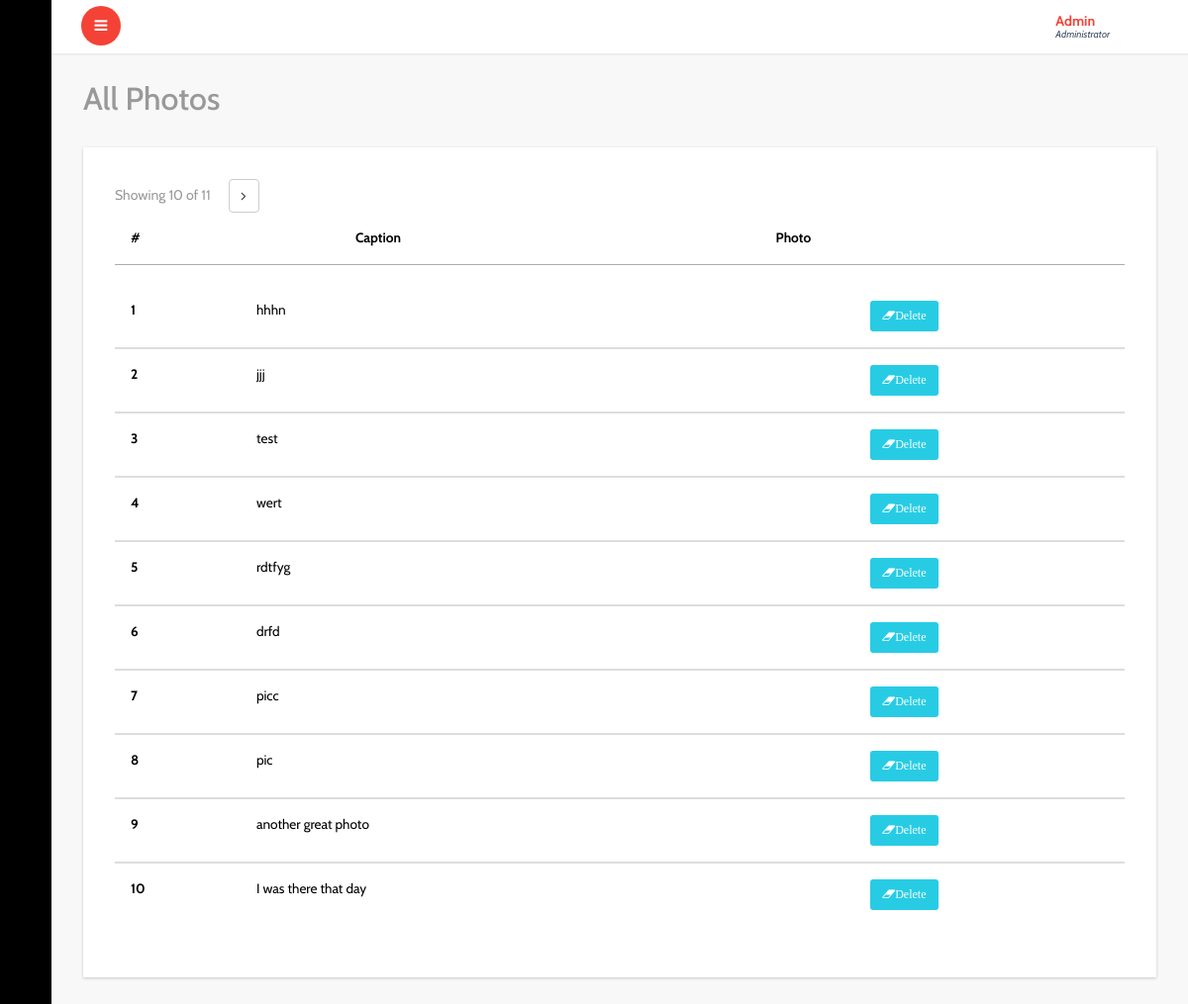
The page /admin/all-photos.php (signed in) on the database its author committed.
### tables this page shows
CREATE TABLE `gallery` (
  `id` int(11) NOT NULL,
  `caption` varchar(225) NOT NULL,
  `file` varchar(255) NOT NULL
);

### idiorm.php (called while the page is built, shortened)
<?php
    class ORM implements ArrayAccess {
        protected static $_default_config = array(
            'connection_string' => 'sqlite::memory:',
            'id_column' => 'id',
            'id_column_overrides' => array(),
            'error_mode' => PDO::ERRMODE_EXCEPTION,
            'username' => null,
            'password' => null,
            'driver_options' => null,
            'identifier_quote_character' => null,
            'limit_clause_style' => null,
            'logging' => false,
            'logger' => null,
            'caching' => false,
            'caching_auto_clear' => false,
            'return_result_sets' => false,
        );
        protected static $_config = array();
        protected static $_db = array();
        protected static $_last_statement = null;
        protected $_connection_name;
        protected $_table_name;
        protected $_values = array();
        protected $_result_columns = array('*');
        protected $_join_sources = array();
        protected $_order_by = array();
        protected $_group_by = array();
        public static function configure($key, $value = null, $connection_name = self::DEFAULT_CONNECTION) {
            if (is_array($key)) {
                foreach ($key as $conf_key => $conf_value) {
                    self::configure($conf_key, $conf_value, $connection_name);
                }
            } else {
                if (is_null($value)) {
                    $value = $key;
                    $key = 'connection_string';
                }
                self::$_config[$connection_name][$key] = $value;
            }
        }
        public static function for_table($table_name, $connection_name = self::DEFAULT_CONNECTION) {
            return new self($table_name, array(), $connection_name);
        }
        protected static function _setup_db_config($connection_name) {
            if (!array_key_exists($connection_name, self::$_config)) {
                self::$_config[$connection_name] = self::$_default_config;
            }
        }
        public static function set_db($db, $connection_name = self::DEFAULT_CONNECTION) {
            self::$_db[$connection_name] = $db;
        }
        protected static function _setup_identifier_quote_character($connection_name) {
            if (is_null(self::$_config[$connection_name]['identifier_quote_character'])) {
                self::$_config[$connection_name]['identifier_quote_character'] =
                    self::_detect_identifier_quote_character($connection_name);
            }
        }
        public static function _setup_limit_clause_style($connection_name) {
            if (is_null(self::$_config[$connection_name]['limit_clause_style'])) {
                self::$_config[$connection_name]['limit_clause_style'] =
                    self::_detect_limit_clause_style($connection_name);
            }
        }
        protected static function _detect_identifier_quote_character($connection_name) {
            switch(self::get_db($connection_name)->getAttribute(PDO::ATTR_DRIVER_NAME)) {
                case 'mysql':
                case 'sqlite':
                case 'sqlite2':
                default:
                    return '`';
            }
        }
        protected static function _detect_limit_clause_style($connection_name) {
            switch(self::get_db($connection_name)->getAttribute(PDO::ATTR_DRIVER_NAME)) {
                default:
                    return ORM::LIMIT_STYLE_LIMIT;
            }
        }
        public static function get_db($connection_name = self::DEFAULT_CONNECTION) {
            return self::$_db[$connection_name];
        }
        public static function get_last_statement() {
            return self::$_last_statement;
        }
        protected static function _execute($query, $parameters = array(), $connection_name = self::DEFAULT_CONNECTION) {
            $statement = self::get_db($connection_name)->prepare($query);
            self::$_last_statement = $statement;
            $time = microtime(true);
            $q = $statement->execute();
            return $q;
        }
        protected static function _log_query($query, $parameters, $connection_name, $query_time) {
            if (!self::$_config[$connection_name]['logging']) {
                return false;
            }
            return true;
        }
        protected function __construct($table_name, $data = array(), $connection_name = self::DEFAULT_CONNECTION) {
            $this->_table_name = $table_name;
            $this->_connection_name = $connection_name;
        }
        public function find_array() {
            return $this->_run();
        }
        protected function _build_select() {
            return $this->_join_if_not_empty(" ", array(
                $this->_build_select_start(),
                $this->_build_join(),
                $this->_build_where(),
                $this->_build_group_by(),
                $this->_build_having(),
                $this->_build_order_by(),
                $this->_build_limit(),
                $this->_build_offset(),
            ));
        }
        protected function _build_select_start() {
            $fragment = 'SELECT ';
            $result_columns = join(', ', $this->_result_columns);
            $fragment .= "{$result_columns} FROM " . $this->_quote_identifier($this->_table_name);
            return $fragment;
        }
        protected function _build_join() {
            if (count($this->_join_sources) === 0) {
                return '';
            }
            return join(" ", $this->_join_sources);
        }
        protected function _build_where() {
            return $this->_build_conditions('where');
        }
        protected function _build_having() {
            return $this->_build_conditions('having');
        }
        protected function _build_group_by() {
            if (count($this->_group_by) === 0) {
                return '';
            }
            return "GROUP BY " . join(", ", $this->_group_by);
        }
        protected function _build_conditions($type) {
            $conditions_class_property_name = "_{$type}_conditions";
            if (count($this->$conditions_class_property_name) === 0) {
                return '';
            }
            $conditions = array();
            return strtoupper($type) . " " . join(" AND ", $conditions);
        }
        protected function _build_order_by() {
            if (count($this->_order_by) === 0) {
                return '';
            }
            return "ORDER BY " . join(", ", $this->_order_by);
        }
        protected function _build_limit() {
            $fragment = '';
            return $fragment;
        }
        protected function _build_offset() {
            return '';
        }
        protected function _join_if_not_empty($glue, $pieces) {
            $filtered_pieces = array();
            foreach ($pieces as $piece) {
                if (is_string($piece)) {
                    $piece = trim($piece);
                }
                if (!empty($piece)) {
                    $filtered_pieces[] = $piece;
                }
            }
            return join($glue, $filtered_pieces);
        }
        protected function _quote_one_identifier($identifier) {
            $parts = explode('.', $identifier);
            $parts = array_map(array($this, '_quote_identifier_part'), $parts);
            return join('.', $parts);
        }
        protected function _quote_identifier($identifier) {
            if (is_array($identifier)) {
                $result = array_map(array($this, '_quote_one_identifier'), $identifier);
                return join(', ', $result);
            } else {
                return $this->_quote_one_identifier($identifier);
            }
        }
        protected function _quote_identifier_part($part) {
            $quote_character = self::$_config[$this->_connection_name]['identifier_quote_character'];
            return $quote_character .
                   str_replace($quote_character,
                               $quote_character . $quote_character,
                               $part
                   ) . $quote_character;
        }
        protected function _run() {
            $query = $this->_build_select();
            $caching_enabled = self::$_config[$this->_connection_name]['caching'];
            self::_execute($query, $this->_values, $this->_connection_name);
            $statement = self::get_last_statement();
            $rows = array();
            while ($row = $statement->fetch(PDO::FETCH_ASSOC)) {
                $rows[] = $row;
            }
            $this->_values = array();
            $this->_result_columns = array('*');
            return $rows;
        }
        public function __call($name, $arguments)
        {
            $method = strtolower(preg_replace('/([a-z])([A-Z])/', '$1_$2', $name));
            if (method_exists($this, $method)) {
                return call_user_func_array(array($this, $method), $arguments);
            } else {
                throw new IdiormMethodMissingException("Method $name() does not exist in class " . get_class($this));
            }
        }
    }

### admin/all-photos.php (the view, shortened to what this page needs)
<?php include"header.php"; ?>
			<div id="page-wrapper">
				<div class="graphs">
					<h3 class="blank1">All Photos</h3>
					 <div class="xs tabls">
					 <div class="panel-body1">
					   <table class="table">
					    <thead>
							<tr>
							  <th>#</th>
							  <th>Caption</th>
							  <th>Photo</th>
							</tr>
						  </thead>
						  <tbody>
						   <?php
                                $tbl_name="gallery";
        $get_gallery = ORM::for_table("$tbl_name")
                 ->find_array();
	$total_pages = count($get_gallery);
	$limit = 10;
	$page = $_GET['page'];
	if($page)
		$start = ($page - 1) * $limit;
	else
		$start = 0;
				$result = $db->prepare("SELECT * FROM gallery  ORDER BY id DESC LIMIT $start, $limit");
				$result->execute();
	$next = $page + 1;
	$lastpage = ceil($total_pages/$limit);
	 ?>
                            <span class="text-muted m-r-sm">Showing
                                 <?php if($lastpage == $next-1):?>
                                    <?=$total_pages?>
                                <?php else:?>
                                <?=$page * $limit?>
                            <?php endif;?>
                                of <?=$total_pages?>
                                        </span>
                            <div class="btn-group">
                                <?php if($lastpage == $next-1):?>
                                <?php else:?>
                                <a class="btn btn-default" href="?page=<?=$next?>"><i class="fa fa-angle-right"></i></a>
                                <?php endif;?>
                            </div>
			    </div>
               </div>
                <table class="table">
                      <?php
				for($i=1; $row = $result->fetch(); $i++){
               ?>
							<tr>
							  <th scope="row"><?php echo $i; ?></th>
							  <td><?php echo $row['caption']; ?></td>
							  <td><img src="../uploads/<?php echo $row['file'];?>" alt="" class="img-responsive" style=" hight="50px"; width="50px";"></td>
							  <td>
							    <a href="delete-photo.php?id=<?=$row['id'] ?>" class="fa fa-eraser btn btn-xs btn-success warning_4 delbtn" >Delete</a>
							  </td>
							</tr>
							 <?php } ?>
						</table>
						</div>
						</div>
				</div>
		<?php include"footer.php"; ?>

### rows shown on the page
gallery: caption "hhhn"
gallery: caption "jjj"
gallery: caption "test"
gallery: caption "wert"
gallery: caption "rdtfyg"
gallery: caption "drfd"
gallery: caption "picc"
gallery: caption "pic"
gallery: caption "another great photo"
gallery: caption "I was there that day"

### other values the page prints
$page * $limit "10"
$total_pages "11"
